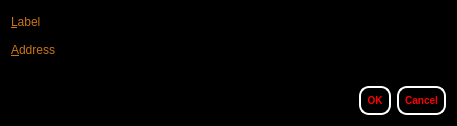
<?xml version="1.0" encoding="UTF-8"?>
<ui version="4.0">
 <class>EditAddressDialog</class>
 <widget class="QDialog" name="EditAddressDialog">
  <property name="geometry">
   <rect>
    <x>0</x>
    <y>0</y>
    <width>457</width>
    <height>126</height>
   </rect>
  </property>
  <property name="palette">
   <palette>
    <active>
     <colorrole role="Button">
      <brush brushstyle="SolidPattern">
       <color alpha="255">
        <red>0</red>
        <green>0</green>
        <blue>0</blue>
       </color>
      </brush>
     </colorrole>
     <colorrole role="Base">
      <brush brushstyle="SolidPattern">
       <color alpha="255">
        <red>0</red>
        <green>0</green>
        <blue>0</blue>
       </color>
      </brush>
     </colorrole>
     <colorrole role="Window">
      <brush brushstyle="SolidPattern">
       <color alpha="255">
        <red>0</red>
        <green>0</green>
        <blue>0</blue>
       </color>
      </brush>
     </colorrole>
     <colorrole role="Highlight">
      <brush brushstyle="SolidPattern">
       <color alpha="255">
        <red>255</red>
        <green>255</green>
        <blue>255</blue>
       </color>
      </brush>
     </colorrole>
    </active>
    <inactive>
     <colorrole role="Button">
      <brush brushstyle="SolidPattern">
       <color alpha="255">
        <red>0</red>
        <green>0</green>
        <blue>0</blue>
       </color>
      </brush>
     </colorrole>
     <colorrole role="Base">
      <brush brushstyle="SolidPattern">
       <color alpha="255">
        <red>0</red>
        <green>0</green>
        <blue>0</blue>
       </color>
      </brush>
     </colorrole>
     <colorrole role="Window">
      <brush brushstyle="SolidPattern">
       <color alpha="255">
        <red>0</red>
        <green>0</green>
        <blue>0</blue>
       </color>
      </brush>
     </colorrole>
     <colorrole role="Highlight">
      <brush brushstyle="SolidPattern">
       <color alpha="255">
        <red>255</red>
        <green>255</green>
        <blue>255</blue>
       </color>
      </brush>
     </colorrole>
    </inactive>
    <disabled>
     <colorrole role="Button">
      <brush brushstyle="SolidPattern">
       <color alpha="255">
        <red>0</red>
        <green>0</green>
        <blue>0</blue>
       </color>
      </brush>
     </colorrole>
     <colorrole role="Base">
      <brush brushstyle="SolidPattern">
       <color alpha="255">
        <red>0</red>
        <green>0</green>
        <blue>0</blue>
       </color>
      </brush>
     </colorrole>
     <colorrole role="Window">
      <brush brushstyle="SolidPattern">
       <color alpha="255">
        <red>0</red>
        <green>0</green>
        <blue>0</blue>
       </color>
      </brush>
     </colorrole>
     <colorrole role="Highlight">
      <brush brushstyle="SolidPattern">
       <color alpha="255">
        <red>195</red>
        <green>195</green>
        <blue>195</blue>
       </color>
      </brush>
     </colorrole>
    </disabled>
   </palette>
  </property>
  <property name="windowTitle">
   <string>Edit Address</string>
  </property>
  <property name="styleSheet">
   <string notr="true">background-color: rgb(0, 0, 0);</string>
  </property>
  <layout class="QVBoxLayout" name="verticalLayout">
   <item>
    <layout class="QFormLayout" name="formLayout">
     <property name="fieldGrowthPolicy">
      <enum>QFormLayout::AllNonFixedFieldsGrow</enum>
     </property>
     <item row="0" column="0">
      <widget class="QLabel" name="label">
       <property name="palette">
        <palette>
         <active>
          <colorrole role="WindowText">
           <brush brushstyle="SolidPattern">
            <color alpha="255">
             <red>202</red>
             <green>117</green>
             <blue>19</blue>
            </color>
           </brush>
          </colorrole>
          <colorrole role="Button">
           <brush brushstyle="SolidPattern">
            <color alpha="255">
             <red>0</red>
             <green>0</green>
             <blue>0</blue>
            </color>
           </brush>
          </colorrole>
          <colorrole role="Text">
           <brush brushstyle="SolidPattern">
            <color alpha="255">
             <red>255</red>
             <green>255</green>
             <blue>255</blue>
            </color>
           </brush>
          </colorrole>
          <colorrole role="ButtonText">
           <brush brushstyle="SolidPattern">
            <color alpha="255">
             <red>255</red>
             <green>255</green>
             <blue>255</blue>
            </color>
           </brush>
          </colorrole>
          <colorrole role="Base">
           <brush brushstyle="SolidPattern">
            <color alpha="255">
             <red>0</red>
             <green>0</green>
             <blue>0</blue>
            </color>
           </brush>
          </colorrole>
          <colorrole role="Window">
           <brush brushstyle="SolidPattern">
            <color alpha="255">
             <red>0</red>
             <green>0</green>
             <blue>0</blue>
            </color>
           </brush>
          </colorrole>
          <colorrole role="ToolTipText">
           <brush brushstyle="SolidPattern">
            <color alpha="255">
             <red>170</red>
             <green>0</green>
             <blue>0</blue>
            </color>
           </brush>
          </colorrole>
         </active>
         <inactive>
          <colorrole role="WindowText">
           <brush brushstyle="SolidPattern">
            <color alpha="255">
             <red>202</red>
             <green>117</green>
             <blue>19</blue>
            </color>
           </brush>
          </colorrole>
          <colorrole role="Button">
           <brush brushstyle="SolidPattern">
            <color alpha="255">
             <red>0</red>
             <green>0</green>
             <blue>0</blue>
            </color>
           </brush>
          </colorrole>
          <colorrole role="Text">
           <brush brushstyle="SolidPattern">
            <color alpha="255">
             <red>255</red>
             <green>255</green>
             <blue>255</blue>
            </color>
           </brush>
          </colorrole>
          <colorrole role="ButtonText">
           <brush brushstyle="SolidPattern">
            <color alpha="255">
             <red>255</red>
             <green>255</green>
             <blue>255</blue>
            </color>
           </brush>
          </colorrole>
          <colorrole role="Base">
           <brush brushstyle="SolidPattern">
            <color alpha="255">
             <red>0</red>
             <green>0</green>
             <blue>0</blue>
            </color>
           </brush>
          </colorrole>
          <colorrole role="Window">
           <brush brushstyle="SolidPattern">
            <color alpha="255">
             <red>0</red>
             <green>0</green>
             <blue>0</blue>
            </color>
           </brush>
          </colorrole>
          <colorrole role="ToolTipText">
           <brush brushstyle="SolidPattern">
            <color alpha="255">
             <red>170</red>
             <green>0</green>
             <blue>0</blue>
            </color>
           </brush>
          </colorrole>
         </inactive>
         <disabled>
          <colorrole role="WindowText">
           <brush brushstyle="SolidPattern">
            <color alpha="255">
             <red>132</red>
             <green>132</green>
             <blue>132</blue>
            </color>
           </brush>
          </colorrole>
          <colorrole role="Button">
           <brush brushstyle="SolidPattern">
            <color alpha="255">
             <red>0</red>
             <green>0</green>
             <blue>0</blue>
            </color>
           </brush>
          </colorrole>
          <colorrole role="Text">
           <brush brushstyle="SolidPattern">
            <color alpha="255">
             <red>120</red>
             <green>120</green>
             <blue>120</blue>
            </color>
           </brush>
          </colorrole>
          <colorrole role="ButtonText">
           <brush brushstyle="SolidPattern">
            <color alpha="255">
             <red>120</red>
             <green>120</green>
             <blue>120</blue>
            </color>
           </brush>
          </colorrole>
          <colorrole role="Base">
           <brush brushstyle="SolidPattern">
            <color alpha="255">
             <red>0</red>
             <green>0</green>
             <blue>0</blue>
            </color>
           </brush>
          </colorrole>
          <colorrole role="Window">
           <brush brushstyle="SolidPattern">
            <color alpha="255">
             <red>0</red>
             <green>0</green>
             <blue>0</blue>
            </color>
           </brush>
          </colorrole>
          <colorrole role="ToolTipText">
           <brush brushstyle="SolidPattern">
            <color alpha="255">
             <red>170</red>
             <green>0</green>
             <blue>0</blue>
            </color>
           </brush>
          </colorrole>
         </disabled>
        </palette>
       </property>
       <property name="text">
        <string>&amp;Label</string>
       </property>
       <property name="buddy">
        <cstring>labelEdit</cstring>
       </property>
      </widget>
     </item>
     <item row="0" column="1">
      <widget class="QLineEdit" name="labelEdit">
       <property name="palette">
        <palette>
         <active>
          <colorrole role="WindowText">
           <brush brushstyle="SolidPattern">
            <color alpha="255">
             <red>255</red>
             <green>255</green>
             <blue>255</blue>
            </color>
           </brush>
          </colorrole>
          <colorrole role="Button">
           <brush brushstyle="SolidPattern">
            <color alpha="255">
             <red>0</red>
             <green>0</green>
             <blue>0</blue>
            </color>
           </brush>
          </colorrole>
          <colorrole role="Text">
           <brush brushstyle="SolidPattern">
            <color alpha="255">
             <red>255</red>
             <green>255</green>
             <blue>255</blue>
            </color>
           </brush>
          </colorrole>
          <colorrole role="ButtonText">
           <brush brushstyle="SolidPattern">
            <color alpha="255">
             <red>170</red>
             <green>0</green>
             <blue>0</blue>
            </color>
           </brush>
          </colorrole>
          <colorrole role="Base">
           <brush brushstyle="SolidPattern">
            <color alpha="255">
             <red>0</red>
             <green>0</green>
             <blue>0</blue>
            </color>
           </brush>
          </colorrole>
          <colorrole role="Window">
           <brush brushstyle="SolidPattern">
            <color alpha="255">
             <red>0</red>
             <green>0</green>
             <blue>0</blue>
            </color>
           </brush>
          </colorrole>
          <colorrole role="ToolTipText">
           <brush brushstyle="SolidPattern">
            <color alpha="255">
             <red>255</red>
             <green>0</green>
             <blue>0</blue>
            </color>
           </brush>
          </colorrole>
         </active>
         <inactive>
          <colorrole role="WindowText">
           <brush brushstyle="SolidPattern">
            <color alpha="255">
             <red>255</red>
             <green>255</green>
             <blue>255</blue>
            </color>
           </brush>
          </colorrole>
          <colorrole role="Button">
           <brush brushstyle="SolidPattern">
            <color alpha="255">
             <red>0</red>
             <green>0</green>
             <blue>0</blue>
            </color>
           </brush>
          </colorrole>
          <colorrole role="Text">
           <brush brushstyle="SolidPattern">
            <color alpha="255">
             <red>255</red>
             <green>255</green>
             <blue>255</blue>
            </color>
           </brush>
          </colorrole>
          <colorrole role="ButtonText">
           <brush brushstyle="SolidPattern">
            <color alpha="255">
             <red>170</red>
             <green>0</green>
             <blue>0</blue>
            </color>
           </brush>
          </colorrole>
          <colorrole role="Base">
           <brush brushstyle="SolidPattern">
            <color alpha="255">
             <red>0</red>
             <green>0</green>
             <blue>0</blue>
            </color>
           </brush>
          </colorrole>
          <colorrole role="Window">
           <brush brushstyle="SolidPattern">
            <color alpha="255">
             <red>0</red>
             <green>0</green>
             <blue>0</blue>
            </color>
           </brush>
          </colorrole>
          <colorrole role="ToolTipText">
           <brush brushstyle="SolidPattern">
            <color alpha="255">
             <red>255</red>
             <green>0</green>
             <blue>0</blue>
            </color>
           </brush>
          </colorrole>
         </inactive>
         <disabled>
          <colorrole role="WindowText">
           <brush brushstyle="SolidPattern">
            <color alpha="255">
             <red>132</red>
             <green>132</green>
             <blue>132</blue>
            </color>
           </brush>
          </colorrole>
          <colorrole role="Button">
           <brush brushstyle="SolidPattern">
            <color alpha="255">
             <red>0</red>
             <green>0</green>
             <blue>0</blue>
            </color>
           </brush>
          </colorrole>
          <colorrole role="Text">
           <brush brushstyle="SolidPattern">
            <color alpha="255">
             <red>132</red>
             <green>132</green>
             <blue>132</blue>
            </color>
           </brush>
          </colorrole>
          <colorrole role="ButtonText">
           <brush brushstyle="SolidPattern">
            <color alpha="255">
             <red>132</red>
             <green>132</green>
             <blue>132</blue>
            </color>
           </brush>
          </colorrole>
          <colorrole role="Base">
           <brush brushstyle="SolidPattern">
            <color alpha="255">
             <red>0</red>
             <green>0</green>
             <blue>0</blue>
            </color>
           </brush>
          </colorrole>
          <colorrole role="Window">
           <brush brushstyle="SolidPattern">
            <color alpha="255">
             <red>0</red>
             <green>0</green>
             <blue>0</blue>
            </color>
           </brush>
          </colorrole>
          <colorrole role="ToolTipText">
           <brush brushstyle="SolidPattern">
            <color alpha="255">
             <red>255</red>
             <green>0</green>
             <blue>0</blue>
            </color>
           </brush>
          </colorrole>
         </disabled>
        </palette>
       </property>
       <property name="toolTip">
        <string>The label associated with this address book entry</string>
       </property>
      </widget>
     </item>
     <item row="1" column="0">
      <widget class="QLabel" name="label_2">
       <property name="palette">
        <palette>
         <active>
          <colorrole role="WindowText">
           <brush brushstyle="SolidPattern">
            <color alpha="255">
             <red>202</red>
             <green>117</green>
             <blue>19</blue>
            </color>
           </brush>
          </colorrole>
          <colorrole role="Button">
           <brush brushstyle="SolidPattern">
            <color alpha="255">
             <red>0</red>
             <green>0</green>
             <blue>0</blue>
            </color>
           </brush>
          </colorrole>
          <colorrole role="Text">
           <brush brushstyle="SolidPattern">
            <color alpha="255">
             <red>255</red>
             <green>255</green>
             <blue>255</blue>
            </color>
           </brush>
          </colorrole>
          <colorrole role="Base">
           <brush brushstyle="SolidPattern">
            <color alpha="255">
             <red>0</red>
             <green>0</green>
             <blue>0</blue>
            </color>
           </brush>
          </colorrole>
          <colorrole role="Window">
           <brush brushstyle="SolidPattern">
            <color alpha="255">
             <red>0</red>
             <green>0</green>
             <blue>0</blue>
            </color>
           </brush>
          </colorrole>
         </active>
         <inactive>
          <colorrole role="WindowText">
           <brush brushstyle="SolidPattern">
            <color alpha="255">
             <red>202</red>
             <green>117</green>
             <blue>19</blue>
            </color>
           </brush>
          </colorrole>
          <colorrole role="Button">
           <brush brushstyle="SolidPattern">
            <color alpha="255">
             <red>0</red>
             <green>0</green>
             <blue>0</blue>
            </color>
           </brush>
          </colorrole>
          <colorrole role="Text">
           <brush brushstyle="SolidPattern">
            <color alpha="255">
             <red>255</red>
             <green>255</green>
             <blue>255</blue>
            </color>
           </brush>
          </colorrole>
          <colorrole role="Base">
           <brush brushstyle="SolidPattern">
            <color alpha="255">
             <red>0</red>
             <green>0</green>
             <blue>0</blue>
            </color>
           </brush>
          </colorrole>
          <colorrole role="Window">
           <brush brushstyle="SolidPattern">
            <color alpha="255">
             <red>0</red>
             <green>0</green>
             <blue>0</blue>
            </color>
           </brush>
          </colorrole>
         </inactive>
         <disabled>
          <colorrole role="WindowText">
           <brush brushstyle="SolidPattern">
            <color alpha="255">
             <red>132</red>
             <green>132</green>
             <blue>132</blue>
            </color>
           </brush>
          </colorrole>
          <colorrole role="Button">
           <brush brushstyle="SolidPattern">
            <color alpha="255">
             <red>0</red>
             <green>0</green>
             <blue>0</blue>
            </color>
           </brush>
          </colorrole>
          <colorrole role="Text">
           <brush brushstyle="SolidPattern">
            <color alpha="255">
             <red>120</red>
             <green>120</green>
             <blue>120</blue>
            </color>
           </brush>
          </colorrole>
          <colorrole role="Base">
           <brush brushstyle="SolidPattern">
            <color alpha="255">
             <red>0</red>
             <green>0</green>
             <blue>0</blue>
            </color>
           </brush>
          </colorrole>
          <colorrole role="Window">
           <brush brushstyle="SolidPattern">
            <color alpha="255">
             <red>0</red>
             <green>0</green>
             <blue>0</blue>
            </color>
           </brush>
          </colorrole>
         </disabled>
        </palette>
       </property>
       <property name="text">
        <string>&amp;Address</string>
       </property>
       <property name="buddy">
        <cstring>addressEdit</cstring>
       </property>
      </widget>
     </item>
     <item row="1" column="1">
      <widget class="QLineEdit" name="addressEdit">
       <property name="palette">
        <palette>
         <active>
          <colorrole role="WindowText">
           <brush brushstyle="SolidPattern">
            <color alpha="255">
             <red>255</red>
             <green>255</green>
             <blue>255</blue>
            </color>
           </brush>
          </colorrole>
          <colorrole role="Button">
           <brush brushstyle="SolidPattern">
            <color alpha="255">
             <red>0</red>
             <green>0</green>
             <blue>0</blue>
            </color>
           </brush>
          </colorrole>
          <colorrole role="Text">
           <brush brushstyle="SolidPattern">
            <color alpha="255">
             <red>255</red>
             <green>255</green>
             <blue>255</blue>
            </color>
           </brush>
          </colorrole>
          <colorrole role="ButtonText">
           <brush brushstyle="SolidPattern">
            <color alpha="255">
             <red>255</red>
             <green>255</green>
             <blue>255</blue>
            </color>
           </brush>
          </colorrole>
          <colorrole role="Base">
           <brush brushstyle="SolidPattern">
            <color alpha="255">
             <red>0</red>
             <green>0</green>
             <blue>0</blue>
            </color>
           </brush>
          </colorrole>
          <colorrole role="Window">
           <brush brushstyle="SolidPattern">
            <color alpha="255">
             <red>0</red>
             <green>0</green>
             <blue>0</blue>
            </color>
           </brush>
          </colorrole>
          <colorrole role="ToolTipText">
           <brush brushstyle="SolidPattern">
            <color alpha="255">
             <red>255</red>
             <green>0</green>
             <blue>0</blue>
            </color>
           </brush>
          </colorrole>
         </active>
         <inactive>
          <colorrole role="WindowText">
           <brush brushstyle="SolidPattern">
            <color alpha="255">
             <red>255</red>
             <green>255</green>
             <blue>255</blue>
            </color>
           </brush>
          </colorrole>
          <colorrole role="Button">
           <brush brushstyle="SolidPattern">
            <color alpha="255">
             <red>0</red>
             <green>0</green>
             <blue>0</blue>
            </color>
           </brush>
          </colorrole>
          <colorrole role="Text">
           <brush brushstyle="SolidPattern">
            <color alpha="255">
             <red>255</red>
             <green>255</green>
             <blue>255</blue>
            </color>
           </brush>
          </colorrole>
          <colorrole role="ButtonText">
           <brush brushstyle="SolidPattern">
            <color alpha="255">
             <red>255</red>
             <green>255</green>
             <blue>255</blue>
            </color>
           </brush>
          </colorrole>
          <colorrole role="Base">
           <brush brushstyle="SolidPattern">
            <color alpha="255">
             <red>0</red>
             <green>0</green>
             <blue>0</blue>
            </color>
           </brush>
          </colorrole>
          <colorrole role="Window">
           <brush brushstyle="SolidPattern">
            <color alpha="255">
             <red>0</red>
             <green>0</green>
             <blue>0</blue>
            </color>
           </brush>
          </colorrole>
          <colorrole role="ToolTipText">
           <brush brushstyle="SolidPattern">
            <color alpha="255">
             <red>255</red>
             <green>0</green>
             <blue>0</blue>
            </color>
           </brush>
          </colorrole>
         </inactive>
         <disabled>
          <colorrole role="WindowText">
           <brush brushstyle="SolidPattern">
            <color alpha="255">
             <red>120</red>
             <green>120</green>
             <blue>120</blue>
            </color>
           </brush>
          </colorrole>
          <colorrole role="Button">
           <brush brushstyle="SolidPattern">
            <color alpha="255">
             <red>0</red>
             <green>0</green>
             <blue>0</blue>
            </color>
           </brush>
          </colorrole>
          <colorrole role="Text">
           <brush brushstyle="SolidPattern">
            <color alpha="255">
             <red>120</red>
             <green>120</green>
             <blue>120</blue>
            </color>
           </brush>
          </colorrole>
          <colorrole role="ButtonText">
           <brush brushstyle="SolidPattern">
            <color alpha="255">
             <red>120</red>
             <green>120</green>
             <blue>120</blue>
            </color>
           </brush>
          </colorrole>
          <colorrole role="Base">
           <brush brushstyle="SolidPattern">
            <color alpha="255">
             <red>0</red>
             <green>0</green>
             <blue>0</blue>
            </color>
           </brush>
          </colorrole>
          <colorrole role="Window">
           <brush brushstyle="SolidPattern">
            <color alpha="255">
             <red>0</red>
             <green>0</green>
             <blue>0</blue>
            </color>
           </brush>
          </colorrole>
          <colorrole role="ToolTipText">
           <brush brushstyle="SolidPattern">
            <color alpha="255">
             <red>255</red>
             <green>0</green>
             <blue>0</blue>
            </color>
           </brush>
          </colorrole>
         </disabled>
        </palette>
       </property>
       <property name="toolTip">
        <string>The address associated with this address book entry. This can only be modified for sending addresses.</string>
       </property>
      </widget>
     </item>
    </layout>
   </item>
   <item>
    <widget class="QDialogButtonBox" name="buttonBox">
     <property name="palette">
      <palette>
       <active>
        <colorrole role="WindowText">
         <brush brushstyle="SolidPattern">
          <color alpha="255">
           <red>255</red>
           <green>255</green>
           <blue>255</blue>
          </color>
         </brush>
        </colorrole>
        <colorrole role="Button">
         <brush brushstyle="SolidPattern">
          <color alpha="255">
           <red>0</red>
           <green>0</green>
           <blue>0</blue>
          </color>
         </brush>
        </colorrole>
        <colorrole role="Text">
         <brush brushstyle="SolidPattern">
          <color alpha="255">
           <red>255</red>
           <green>255</green>
           <blue>255</blue>
          </color>
         </brush>
        </colorrole>
        <colorrole role="ButtonText">
         <brush brushstyle="SolidPattern">
          <color alpha="255">
           <red>255</red>
           <green>0</green>
           <blue>0</blue>
          </color>
         </brush>
        </colorrole>
        <colorrole role="Base">
         <brush brushstyle="SolidPattern">
          <color alpha="255">
           <red>0</red>
           <green>0</green>
           <blue>0</blue>
          </color>
         </brush>
        </colorrole>
        <colorrole role="Window">
         <brush brushstyle="SolidPattern">
          <color alpha="255">
           <red>0</red>
           <green>0</green>
           <blue>0</blue>
          </color>
         </brush>
        </colorrole>
        <colorrole role="ToolTipText">
         <brush brushstyle="SolidPattern">
          <color alpha="255">
           <red>255</red>
           <green>255</green>
           <blue>255</blue>
          </color>
         </brush>
        </colorrole>
       </active>
       <inactive>
        <colorrole role="WindowText">
         <brush brushstyle="SolidPattern">
          <color alpha="255">
           <red>255</red>
           <green>255</green>
           <blue>255</blue>
          </color>
         </brush>
        </colorrole>
        <colorrole role="Button">
         <brush brushstyle="SolidPattern">
          <color alpha="255">
           <red>0</red>
           <green>0</green>
           <blue>0</blue>
          </color>
         </brush>
        </colorrole>
        <colorrole role="Text">
         <brush brushstyle="SolidPattern">
          <color alpha="255">
           <red>255</red>
           <green>255</green>
           <blue>255</blue>
          </color>
         </brush>
        </colorrole>
        <colorrole role="ButtonText">
         <brush brushstyle="SolidPattern">
          <color alpha="255">
           <red>255</red>
           <green>0</green>
           <blue>0</blue>
          </color>
         </brush>
        </colorrole>
        <colorrole role="Base">
         <brush brushstyle="SolidPattern">
          <color alpha="255">
           <red>0</red>
           <green>0</green>
           <blue>0</blue>
          </color>
         </brush>
        </colorrole>
        <colorrole role="Window">
         <brush brushstyle="SolidPattern">
          <color alpha="255">
           <red>0</red>
           <green>0</green>
           <blue>0</blue>
          </color>
         </brush>
        </colorrole>
        <colorrole role="ToolTipText">
         <brush brushstyle="SolidPattern">
          <color alpha="255">
           <red>255</red>
           <green>255</green>
           <blue>255</blue>
          </color>
         </brush>
        </colorrole>
       </inactive>
       <disabled>
        <colorrole role="WindowText">
         <brush brushstyle="SolidPattern">
          <color alpha="255">
           <red>132</red>
           <green>132</green>
           <blue>132</blue>
          </color>
         </brush>
        </colorrole>
        <colorrole role="Button">
         <brush brushstyle="SolidPattern">
          <color alpha="255">
           <red>0</red>
           <green>0</green>
           <blue>0</blue>
          </color>
         </brush>
        </colorrole>
        <colorrole role="Text">
         <brush brushstyle="SolidPattern">
          <color alpha="255">
           <red>132</red>
           <green>132</green>
           <blue>132</blue>
          </color>
         </brush>
        </colorrole>
        <colorrole role="ButtonText">
         <brush brushstyle="SolidPattern">
          <color alpha="255">
           <red>132</red>
           <green>132</green>
           <blue>132</blue>
          </color>
         </brush>
        </colorrole>
        <colorrole role="Base">
         <brush brushstyle="SolidPattern">
          <color alpha="255">
           <red>0</red>
           <green>0</green>
           <blue>0</blue>
          </color>
         </brush>
        </colorrole>
        <colorrole role="Window">
         <brush brushstyle="SolidPattern">
          <color alpha="255">
           <red>0</red>
           <green>0</green>
           <blue>0</blue>
          </color>
         </brush>
        </colorrole>
        <colorrole role="ToolTipText">
         <brush brushstyle="SolidPattern">
          <color alpha="255">
           <red>255</red>
           <green>255</green>
           <blue>255</blue>
          </color>
         </brush>
        </colorrole>
       </disabled>
      </palette>
     </property>
     <property name="styleSheet">
      <string notr="true">QPushButton { background : #000000 ;border-radius:10px; border-color: white; color: red;  border-style: solid; border-width: 2px;font: bold 10px;min-width: 5em; padding: 6px;}</string>
     </property>
     <property name="orientation">
      <enum>Qt::Horizontal</enum>
     </property>
     <property name="standardButtons">
      <set>QDialogButtonBox::Cancel|QDialogButtonBox::Ok</set>
     </property>
    </widget>
   </item>
  </layout>
 </widget>
 <resources/>
 <connections>
  <connection>
   <sender>buttonBox</sender>
   <signal>accepted()</signal>
   <receiver>EditAddressDialog</receiver>
   <slot>accept()</slot>
   <hints>
    <hint type="sourcelabel">
     <x>248</x>
     <y>254</y>
    </hint>
    <hint type="destinationlabel">
     <x>157</x>
     <y>274</y>
    </hint>
   </hints>
  </connection>
  <connection>
   <sender>buttonBox</sender>
   <signal>rejected()</signal>
   <receiver>EditAddressDialog</receiver>
   <slot>reject()</slot>
   <hints>
    <hint type="sourcelabel">
     <x>316</x>
     <y>260</y>
    </hint>
    <hint type="destinationlabel">
     <x>286</x>
     <y>274</y>
    </hint>
   </hints>
  </connection>
 </connections>
</ui>
